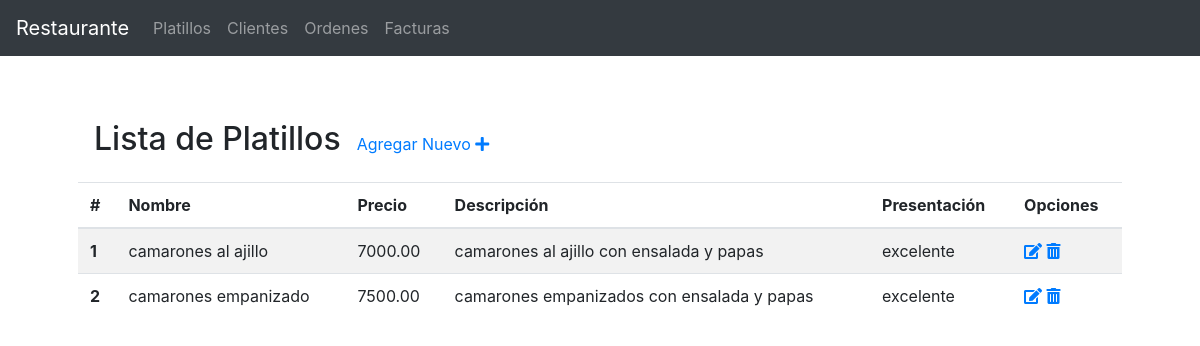
The app's page /views/platillos.php with its own data.
### tables this page shows
CREATE TABLE `platillos` (
  `id` int(11) NOT NULL,
  `nombre` varchar(50) NOT NULL,
  `precio` decimal(7,2) NOT NULL,
  `descripcion` varchar(200) NOT NULL,
  `presentacion` varchar(50) NOT NULL
);

### utils/Db.php (called while the page is built, shortened)
<?php
class Db {
    protected $connection;
    protected $query;
    public function __construct($dbhost = 'localhost', $dbuser = 'root', $dbpass = '', $dbname = '', $charset = 'utf8') {
		$this->connection = new mysqli($dbhost, $dbuser, $dbpass, $dbname);
		$this->connection->set_charset($charset);
    }
    public function query($query) {
		if ($this->query = $this->connection->prepare($query)) {
            $this->query->execute();
        } else {
            die('Unable to prepare statement (check your syntax) - ' . $this->connection->error);
        }
		return $this;
    }
    public function fetchAll() {
	    $params = array();
	    $meta = $this->query->result_metadata();
	    while ($field = $meta->fetch_field()) {
	        $params[] = &$row[$field->name];
	    }
	    call_user_func_array(array($this->query, 'bind_result'), $params);
        $result = array();
        while ($this->query->fetch()) {
            $r = array();
            foreach ($row as $key => $val) {
                $r[$key] = $val;
            }
            $result[] = $r;
        }
		return $result;
	}
	public function close() {
		return $this->connection->close();
	}
}

### models/Platillo.php (called while the page is built, shortened)
<?php
require_once(PATH.'utils/Db.php');
class Platillo {
    public function getPlatillos() {
        $db = new Db(SERVERNAME, USERNAME, PASSWORD, DBNAME);
        $platillos = $db->query('SELECT * FROM platillos')->fetchAll();
        return $platillos;
    }
}

### views/platillos.php (the view, shortened to what this page needs)
<?php
include_once(PATH.'views/global/head.php');
require_once(PATH.'models/Platillo.php');
    $platillos = new Platillo();
    $lista = $platillos->getPlatillos();
?>
<body>
    <?php include_once(PATH.'views/global/nav.php'); ?>
    <div class="container p-5">
        <div class="title">
            <h2 class="p-3">Lista de Platillos</h2>
            <a href="crear_platillo.php">Agregar Nuevo <i class="fas fa-plus"></i></a>
        </div>
        <table class="table table-striped">
            <thead>
                <tr>
                <th scope="col">#</th>
                <th scope="col">Nombre</th>
                <th scope="col">Precio</th>
                <th scope="col">Descripción</th>
                <th scope="col">Presentación</th>
                <th scope="col">Opciones</th>
                </tr>
            </thead>
            <tbody>
                <?php foreach($lista as $platillo){ ?>
                <tr>
                    <th scope="row"><?php print $platillo['id']; ?></th>
                    <td><?php print $platillo['nombre']; ?></td>
                    <td><?php print $platillo['precio']; ?></td>
                    <td><?php print $platillo['descripcion']; ?></td>
                    <td><?php print $platillo['presentacion']; ?></td>
                    <td>
                        <a href="crear_platillo.php?id=<?php print $platillo['id']; ?>"><i class="fas fa-edit"></i></i></a>
                        <a href="../controllers/platillos.php?r=remove&id=<?php print $platillo['id']; ?>"><i class="fas fa-trash-alt"></i></a>
                    </td>
                </tr>
                <?php } ?>
            </tbody>
        </table>
    </div>
</body>

### assets/css/main.css (style rules this page uses)
.title { display: flex; align-items: baseline; }

### records on screen
platillos: id "1", nombre "camarones al ajillo", precio "7000.00", descripcion "camarones al ajillo con ensalada y papas", presentacion "excelente"
platillos: id "2", nombre "camarones empanizado", precio "7500.00", descripcion "camarones empanizados con ensalada y papas", presentacion "excelente"
